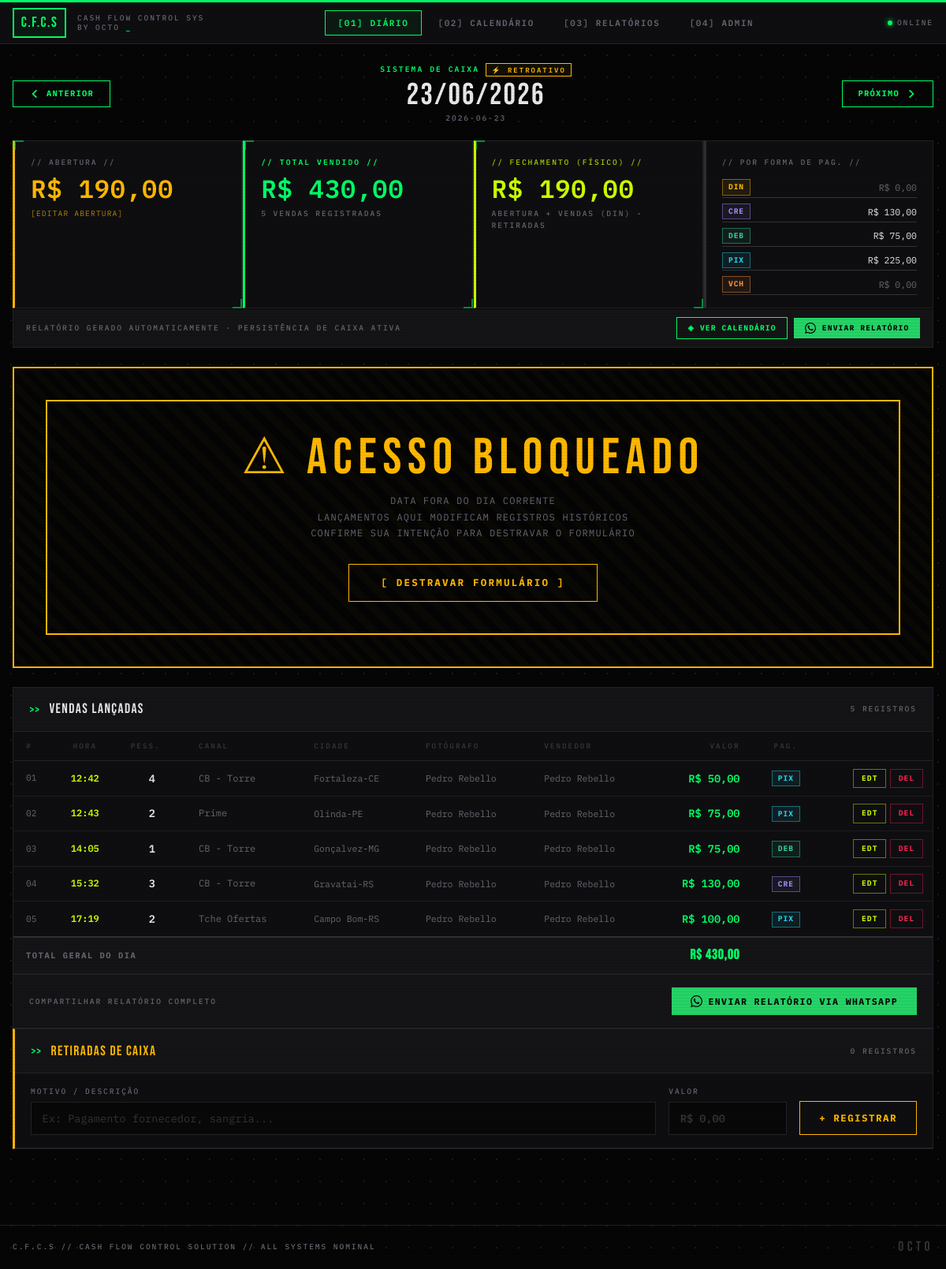
The page /dia/2026-06-23 on the database its author committed.
### tables this page shows
CREATE TABLE caixa_diario (
                data            DATE    PRIMARY KEY,
                abertura_caixa  REAL    NOT NULL DEFAULT 0.0,
                fechamento_caixa REAL   NOT NULL DEFAULT 0.0
            );

CREATE TABLE vendas (
                id              INTEGER PRIMARY KEY AUTOINCREMENT,
                data_venda      DATE    NOT NULL,
                num_pessoas     INTEGER NOT NULL DEFAULT 1,
                canal_venda     TEXT    NOT NULL DEFAULT '',
                cidade_origem   TEXT    NOT NULL DEFAULT '',
                fotografo       TEXT    NOT NULL DEFAULT '',
                vendedor        TEXT    NOT NULL DEFAULT '',
                valor_venda     REAL    NOT NULL DEFAULT 0.0,
                forma_pagamento TEXT    NOT NULL DEFAULT 'DIN'
            , hora_venda TEXT NOT NULL DEFAULT '');

### app.py (the view)
@app.route("/dia/<data>", methods=["GET"])
def diario(data):
    try:
        datetime.strptime(data, "%Y-%m-%d")
    except ValueError:
        return redirect(url_for("index"))
    caixa = get_or_create_caixa(data)
    vendas = get_vendas_do_dia(data)
    retiradas = get_retiradas_do_dia(data)
    subtotais = get_subtotais(data)
    total_dia = sum(v["valor_venda"] for v in vendas)
    recalc_fechamento(data)
    caixa = get_or_create_caixa(data)
    canais = get_config("canal")
    cidades = get_config("cidade")
    equipe = get_config("equipe")
    whatsapp_numero = get_whatsapp_numero()
    d = datetime.strptime(data, "%Y-%m-%d").date()
    prev_day = (d - timedelta(days=1)).isoformat()
    next_day = (d + timedelta(days=1)).isoformat()
    today = date.today().isoformat()
    return render_template(
        "diario.html",
        data=data,
        data_fmt=d.strftime("%d/%m/%Y"),
        caixa=caixa,
        vendas=vendas,
        retiradas=retiradas,
        subtotais=subtotais,
        total_dia=total_dia,
        canais=canais,
        cidades=cidades,
        equipe=equipe,
        prev_day=prev_day,
        next_day=next_day,
        today=today,
        formas=["DIN", "CRE", "DEB", "PIX", "VCH"],
        whatsapp_numero=whatsapp_numero,
    )

### templates/diario.html (shortened to what this page needs)
{% extends "base.html" %}
{% block content %}
<div class="fade-in" style="display: flex; align-items: center; justify-content: space-between; margin-bottom: 1.25rem; gap: 1rem;">
  <a href="/dia/{{ prev_day }}" class="btn btn-ghost" style="font-size: 0.65rem;">
    <svg xmlns="http://www.w3.org/2000/svg" style="width:14px;height:14px;" fill="none" viewBox="0 0 24 24" stroke="currentColor" stroke-width="3">
      <path stroke-linecap="square" stroke-linejoin="miter" d="M15 19l-7-7 7-7"/>
    </svg>
    ANTERIOR
  </a>
  <div style="text-align: center; flex: 1;">
    <div class="sys-label" style="margin-bottom: 0.3rem; justify-content: center; display: flex; align-items: center; gap: 0.5rem;">
      SISTEMA DE CAIXA
      {% if data == today %}
        <span style="border: 1px solid var(--neon); padding: 0.05rem 0.4rem; font-size: 0.55rem; background: rgba(0,255,102,0.08);">● HOJE</span>
      {% else %}
        <span style="border: 1px solid var(--warn); color: var(--warn); padding: 0.05rem 0.4rem; font-size: 0.55rem; background: rgba(255,184,0,0.06);">⚡ RETROATIVO</span>
      {% endif %}
    </div>
    <div class="display" style="font-size: 2.4rem; letter-spacing: 0.06em; color: var(--txt); line-height: 1;">{{ data_fmt }}</div>
    <div class="sys-label-dim" style="margin-top: 0.2rem;">{{ data }}</div>
  </div>
  <a href="/dia/{{ next_day }}" class="btn btn-ghost" style="font-size: 0.65rem;">
    PRÓXIMO
    <svg xmlns="http://www.w3.org/2000/svg" style="width:14px;height:14px;" fill="none" viewBox="0 0 24 24" stroke="currentColor" stroke-width="3">
      <path stroke-linecap="square" stroke-linejoin="miter" d="M9 5l7 7-7 7"/>
    </svg>
  </a>
</div>
<div style="display: grid; grid-template-columns: repeat(4, 1fr); gap: 1px; margin-bottom: 1px; background: var(--bd);" class="fade-in">
  <div class="card bracketed" style="padding: 1.25rem 1.25rem 1rem; border-left: 3px solid var(--warn); background: var(--s1);">
    <div class="sys-label-dim" style="margin-bottom: 0.6rem;">// ABERTURA //</div>
    <div class="metric-value money-warn" style="font-size: 2rem;">
      R$ {{ "%.2f"|format(caixa.abertura_caixa) | replace('.', ',') }}
    </div>
    <button onclick="toggleAberturaForm()" style="margin-top: 0.6rem; background: transparent; border: none; color: var(--warn); font-family: 'IBM Plex Mono'; font-size: 0.6rem; letter-spacing: 0.12em; text-transform: uppercase; cursor: pointer; padding: 0; opacity: 0.7;">
      [EDITAR ABERTURA]
    </button>
  </div>
  <div class="card bracketed" style="padding: 1.25rem 1.25rem 1rem; border-left: 3px solid var(--neon); background: var(--s1);">
    <div class="sys-label" style="margin-bottom: 0.6rem;">// TOTAL VENDIDO //</div>
    <div class="metric-value money" style="font-size: 2rem;">
      R$ {{ "%.2f"|format(total_dia) | replace('.', ',') }}
    </div>
    <div class="sys-label-dim" style="margin-top: 0.6rem;">
      {{ vendas|length }} VENDA{% if vendas|length != 1 %}S{% endif %} REGISTRADA{% if vendas|length != 1 %}S{% endif %}
    </div>
  </div>
  <div class="card bracketed" style="padding: 1.25rem 1.25rem 1rem; border-left: 3px solid var(--acid); background: var(--s1);">
    <div class="sys-label-dim" style="margin-bottom: 0.6rem; color: var(--acid); opacity: 0.8;">// FECHAMENTO (FÍSICO) //</div>
    <div class="metric-value money-acid" style="font-size: 2rem;">
      R$ {{ "%.2f"|format(caixa.fechamento_caixa) | replace('.', ',') }}
    </div>
    <div class="sys-label-dim" style="margin-top: 0.6rem;">ABERTURA + VENDAS (DIN) - RETIRADAS</div>
  </div>
  <div class="card" style="padding: 1.25rem 1.25rem 1rem; border-left: 3px solid var(--bd2); background: var(--s1);">
    <div class="sys-label-dim" style="margin-bottom: 0.75rem;">// POR FORMA DE PAG. //</div>
    <div style="display: flex; flex-direction: column; gap: 0.3rem;">
      {% for forma in formas %}
        {% set val = subtotais[forma] %}
        <div style="display: flex; align-items: center; justify-content: space-between; padding: 0.15rem 0; border-bottom: 1px solid var(--muted);">
          <span class="badge badge-{{ forma|lower }}">{{ forma }}</span>
          <span class="money-dim" style="font-size: 0.72rem; {% if val > 0 %}color: var(--txt);{% endif %}">
            R$ {{ "%.2f"|format(val) | replace('.', ',') }}
          </span>
        </div>
      {% endfor %}
    </div>
  </div>
</div>
<div style="display: flex; align-items: center; justify-content: space-between; gap: 1rem; padding: 0.65rem 1rem; background: var(--s2); border: 1px solid var(--bd); border-top: none; margin-bottom: 1.5rem;">
  <div class="sys-label-dim">
    RELATÓRIO GERADO AUTOMATICAMENTE · PERSISTÊNCIA DE CAIXA ATIVA
  </div>
  <div style="display: flex; gap: 0.5rem; align-items: center; flex-shrink: 0;">
    <a href="/mes" class="btn btn-ghost" style="padding: 0.35rem 0.85rem; font-size: 0.6rem;">◈ VER CALENDÁRIO</a>
    {% if whatsapp_numero %}
      <button type="button" onclick="abrirWhatsApp('{{ data }}')" class="btn btn-wa" style="padding: 0.35rem 0.85rem; font-size: 0.6rem;">
        ENVIAR RELATÓRIO
      </button>
    {% else %}
      <a href="/admin" class="btn btn-ghost" style="padding: 0.35rem 0.85rem; font-size: 0.6rem; border-color: var(--muted); color: var(--dim);">
        ⚠ CONF. WHATSAPP
      </a>
    {% endif %}
  </div>
</div>
<div id="lock-overlay" style="display: none; margin-bottom: 1.5rem;">
  <div style="background: rgba(5,5,5,0.97); border: 2px solid var(--warn); padding: 2.5rem; text-align: center; position: relative; overflow: hidden;">
    <div style="position: absolute; inset: 0; background: repeating-linear-gradient(45deg, transparent, transparent 10px, rgba(255,184,0,0.025) 10px, rgba(255,184,0,0.025) 20px); pointer-events: none;"></div>
    <div class="display" style="font-size: 4rem; letter-spacing: 0.12em; color: var(--warn); line-height: 1; position: relative;">
      ⚠ ACESSO BLOQUEADO
    </div>
    <div style="font-family: 'IBM Plex Mono'; font-size: 0.75rem; letter-spacing: 0.1em; text-transform: uppercase; color: var(--dim); margin: 0.75rem auto 1.75rem; max-width: 480px; line-height: 1.7; position: relative;">
      DATA FORA DO DIA CORRENTE<br/>
      LANÇAMENTOS AQUI MODIFICAM REGISTROS HISTÓRICOS<br/>
      CONFIRME SUA INTENÇÃO PARA DESTRAVAR O FORMULÁRIO
    </div>
    <button onclick="unlockForm()"
            class="btn btn-ghost-warn"
            style="font-size: 0.78rem; padding: 0.85rem 2.5rem; position: relative; letter-spacing: 0.18em;">
      [ DESTRAVAR FORMULÁRIO ]
    </button>
  </div>
</div>
<div class="card fade-in" style="animation-delay: 0.08s;">
  <div class="section-header">
    <span class="display" style="font-size: 1.1rem; letter-spacing: 0.08em; color: var(--txt);">VENDAS LANÇADAS</span>
    <span class="sys-label-dim" style="margin-left: auto;">{{ vendas|length }} REGISTRO{% if vendas|length != 1 %}S{% endif %}</span>
  </div>
  {% if vendas %}
  <div style="overflow-x: auto;">
    <table>
      <thead>
        <tr>
          <th>#</th>
          <th style="text-align:center;">HORA</th>
          <th>PESS.</th>
          <th>CANAL</th>
          <th>CIDADE</th>
          <th>FOTÓGRAFO</th>
          <th>VENDEDOR</th>
          <th style="text-align: right;">VALOR</th>
          <th style="text-align: center;">PAG.</th>
          <th></th>
        </tr>
      </thead>
      <tbody>
        {% for v in vendas %}
        <tr>
          <td class="money-dim" style="font-size: 0.7rem; padding-right: 0.5rem;">{{ "%02d"|format(loop.index) }}</td>
          <td style="text-align:center; font-size:0.75rem; color:var(--acid); font-family:'IBM Plex Mono'; font-weight:600;">{{ v.hora_venda or '—' }}</td>
          <td style="font-weight: 600; color: var(--txt); font-size: 0.85rem; text-align: center;">{{ v.num_pessoas }}</td>
          <td style="color: var(--dim); font-size: 0.75rem;">{{ v.canal_venda or '—' }}</td>
          <td style="color: var(--dim); font-size: 0.72rem;">{{ v.cidade_origem or '—' }}</td>
          <td style="color: var(--dim); font-size: 0.72rem;">{{ v.fotografo or '—' }}</td>
          <td style="color: var(--dim); font-size: 0.72rem;">{{ v.vendedor or '—' }}</td>
          <td style="text-align: right;">
            <span class="money" style="font-size: 0.85rem;">R$ {{ "%.2f"|format(v.valor_venda) | replace('.', ',') }}</span>
          </td>
          <td style="text-align: center;">
            {% if v.forma_pagamento == 'MIX' and v.pagamentos %}
              <div style="display:flex; flex-wrap:wrap; gap:0.2rem; justify-content:center;">
                {% for p in v.pagamentos %}
                  <span class="badge badge-{{ p.forma_pagamento|lower }}" style="font-size:0.58rem; padding:0.1rem 0.35rem;">{{ p.forma_pagamento }}</span>
                {% endfor %}
              </div>
            {% else %}
              <span class="badge badge-{{ v.forma_pagamento|lower }}">{{ v.forma_pagamento }}</span>
            {% endif %}
          </td>
          <td style="text-align: right; padding-right: 0.75rem;">
            <div style="display:flex; gap:0.3rem; justify-content:flex-end; align-items:center;">
              <button type="button" class="btn"
                      onclick="openEditModal({{ v.id }}, '{{ data }}')"
                      style="font-size:0.6rem; padding:0.25rem 0.6rem; background:transparent; border:1px solid rgba(204,255,0,0.45); color:var(--acid); transition:all 0.12s;"
                      onmouseover="this.style.background='rgba(204,255,0,0.08)'"
                      onmouseout="this.style.background='transparent'">
                EDT
              </button>
              <form action="/dia/{{ data }}/venda/{{ v.id }}/excluir" method="POST"
                    onsubmit="return confirm('CONFIRMAR EXCLUSÃO DA VENDA #{{ loop.index }}?');">
                <button type="submit" class="btn btn-danger" style="font-size: 0.6rem; padding: 0.25rem 0.6rem;">
                  DEL
                </button>
              </form>
            </div>
          </td>
        </tr>
        {% endfor %}
      </tbody>
      <tfoot>
        <tr style="background: var(--s2);">
          <td colspan="7" style="font-size: 0.65rem; letter-spacing: 0.15em; text-transform: uppercase; color: var(--dim);">TOTAL GERAL DO DIA</td>
          <td style="text-align: right;">
            <span class="money" style="font-size: 1.1rem; font-family: 'Bebas Neue'; letter-spacing: 0.05em;">R$ {{ "%.2f"|format(total_dia) | replace('.', ',') }}</span>
          </td>
          <td colspan="2"></td>
        </tr>
      </tfoot>
    </table>
  </div>
  <div style="padding: 1rem 1.25rem; background: var(--s2); border-top: 1px solid var(--bd); display: flex; align-items: center; justify-content: space-between;">
    <div class="sys-label-dim">COMPARTILHAR RELATÓRIO COMPLETO</div>
    {% if whatsapp_numero %}
      <button type="button" onclick="abrirWhatsApp('{{ data }}')" class="btn btn-wa" style="font-size: 0.72rem; padding: 0.55rem 1.5rem;">
        ENVIAR RELATÓRIO VIA WHATSAPP
      </button>
    {% else %}
      <a href="/admin" class="btn btn-ghost" style="font-size: 0.65rem; border-color: var(--muted); color: var(--dim);">
        ⚠ CONFIGURAR NÚMERO WHATSAPP NO ADMIN
      </a>
    {% endif %}
  </div>
  {% endif %}
</div>
<div class="card fade-in" style="animation-delay: 0.12s; margin-bottom: 1.5rem; border-left: 3px solid var(--warn);">
  <div class="section-header">
    <span class="display" style="font-size: 1.1rem; letter-spacing: 0.08em; color: var(--warn);">RETIRADAS DE CAIXA</span>
    <span class="sys-label-dim" style="margin-left: auto;">{{ retiradas|length }} REGISTRO{% if retiradas|length != 1 %}S{% endif %}</span>
  </div>
  <form action="/dia/{{ data }}/retirada/nova" method="POST" style="padding: 1rem 1.25rem; display: flex; gap: 1rem; align-items: flex-end; background: var(--s1); border-bottom: 1px solid var(--bd);">
    <div style="flex: 1;">
      <label for="motivo" class="sys-label-dim" style="display: block; margin-bottom: 0.35rem;">MOTIVO / DESCRIÇÃO</label>
      <input type="text" id="motivo" name="motivo" required class="input-field" placeholder="Ex: Pagamento fornecedor, sangria..." autocomplete="off" />
    </div>
    <div style="width: 150px;">
      <label for="valor_retirada" class="sys-label-dim" style="display: block; margin-bottom: 0.35rem;">VALOR</label>
      <input type="text" id="valor_retirada" name="valor" required class="input-field money-warn" placeholder="R$ 0,00" oninput="maskMoney(this)" />
    </div>
    <button type="submit" class="btn btn-ghost-warn" style="font-size: 0.78rem; padding: 0.7rem 1.5rem;">
      + REGISTRAR
    </button>
  </form>
</div>
{% endblock %}

### rows shown on the page
caixa_diario: abertura_caixa "190,00", fechamento_caixa "190,00"
vendas: index "01", hora_venda "12:42", num_pessoas "4", canal_venda "CB - Torre", cidade_origem "Fortaleza-CE", fotografo "Pedro Rebello", vendedor "Pedro Rebello", valor_venda "50,00", forma_pagamento "PIX"
vendas: index "02", hora_venda "12:43", num_pessoas "2", canal_venda "Prime", cidade_origem "Olinda-PE", fotografo "Pedro Rebello", vendedor "Pedro Rebello", valor_venda "75,00", forma_pagamento "PIX"
vendas: index "03", hora_venda "14:05", num_pessoas "1", canal_venda "CB - Torre", cidade_origem "Gonçalvez-MG", fotografo "Pedro Rebello", vendedor "Pedro Rebello", valor_venda "75,00", forma_pagamento "DEB"
vendas: index "04", hora_venda "15:32", num_pessoas "3", canal_venda "CB - Torre", cidade_origem "Gravatai-RS", fotografo "Pedro Rebello", vendedor "Pedro Rebello", valor_venda "130,00", forma_pagamento "CRE"
vendas: index "05", hora_venda "17:19", num_pessoas "2", canal_venda "Tche Ofertas", cidade_origem "Campo Bom-RS", fotografo "Pedro Rebello", vendedor "Pedro Rebello", valor_venda "100,00", forma_pagamento "PIX"

### other values the page prints
{{ data_fmt }} "23/06/2026"
{{ data }} "2026-06-23"
{{ "%.2f"|format(total_dia) | replace('.', ',') }} "430,00"
{{ vendas|length }} "5"
{{ "%.2f"|format(val) | replace('.', ',') }} "0,00" "130,00" "75,00" "225,00" "0,00"
{{ retiradas|length }} "0"
